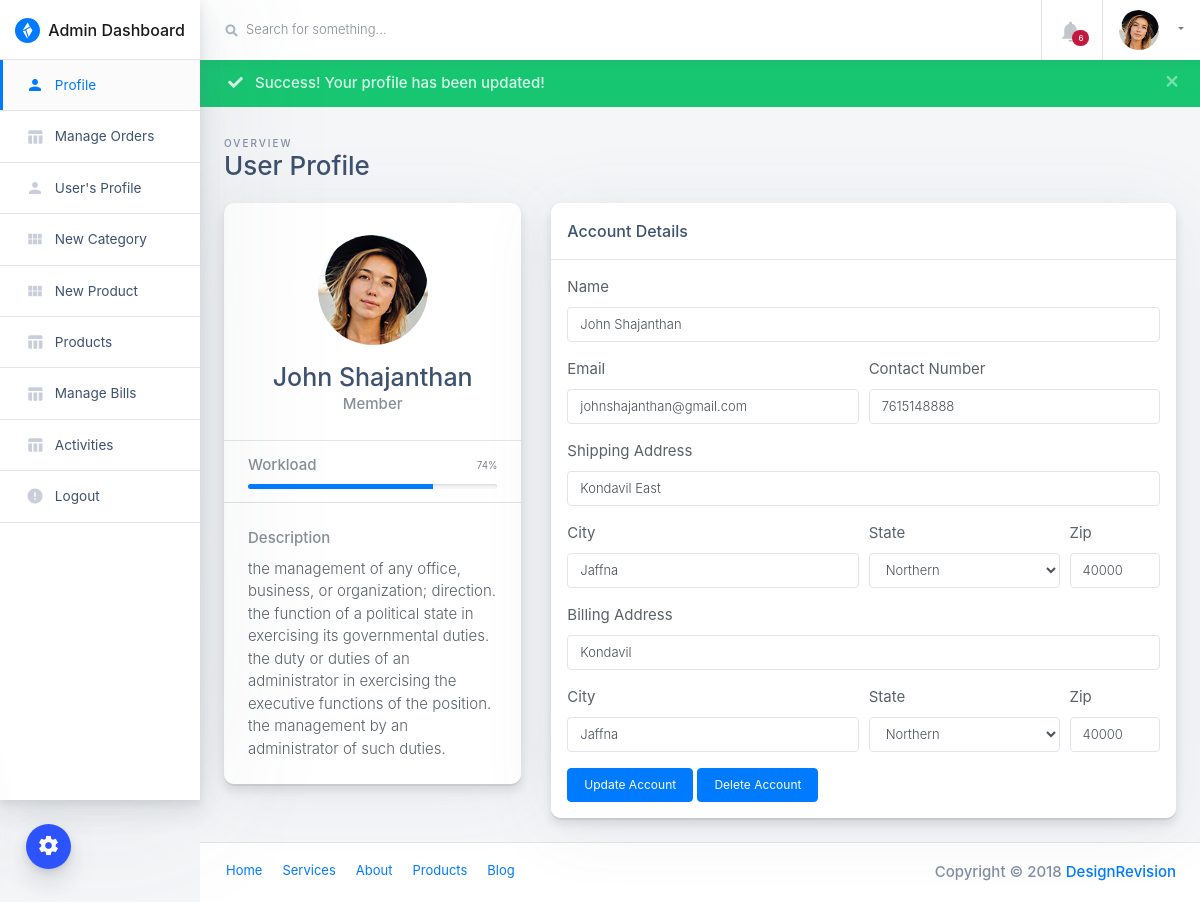
The app's page /admin/profile-view?pid=1 (signed in) with its own data.
### tables this page shows
CREATE TABLE IF NOT EXISTS `users` (
  `id` int(11) NOT NULL AUTO_INCREMENT,
  `name` varchar(255) DEFAULT NULL,
  `email` varchar(255) DEFAULT NULL,
  `contactno` bigint(11) DEFAULT NULL,
  `password` varchar(255) DEFAULT NULL,
  `shippingAddress` longtext,
  `shippingState` varchar(255) DEFAULT NULL,
  `shippingCity` varchar(255) DEFAULT NULL,
  `shippingPincode` int(11) DEFAULT NULL,
  `billingAddress` longtext,
  `billingState` varchar(255) DEFAULT NULL,
  `billingCity` varchar(255) DEFAULT NULL,
  `billingPincode` int(11) DEFAULT NULL,
  `regDate` timestamp NOT NULL DEFAULT CURRENT_TIMESTAMP,
  `updationDate` varchar(255) DEFAULT NULL,
  PRIMARY KEY (`id`)
);

### admin/profile-view.php (the view, shortened to what this page needs)
<?php
include("include/config.php");
if(strlen($_SESSION['admin_login'])==0)
	{
header('location:/ssfood/admin');
}
else{
	if($_GET['pid']){
	$pid = $_GET['pid'];
}else{
	header('location:profile');
}
?>
<!doctype html>
<html class="no-js h-100" lang="en">
  <head>
    <link href="https://use.fontawesome.com/releases/v5.0.6/css/all.css" rel="stylesheet">
    <link rel="stylesheet" href="https://stackpath.bootstrapcdn.com/bootstrap/4.1.3/css/bootstrap.min.css">
    <link rel="stylesheet" id="main-stylesheet" data-version="1.1.0" href="styles/shards-dashboards.1.1.0.min.css">
    <link rel="stylesheet" href="styles/extras.1.1.0.min.css">
  </head>
  <body class="h-100">
    <div class="color-switcher-toggle animated pulse infinite">
      <i class="material-icons">settings</i>
    </div>
    <div class="container-fluid">
      <div class="row">
        <aside class="main-sidebar col-12 col-md-3 col-lg-2 px-0">
          <div class="main-navbar">
            <nav class="navbar align-items-stretch navbar-light bg-white flex-md-nowrap border-bottom p-0">
              <a class="navbar-brand w-100 mr-0" href="dashboard" style="line-height: 25px;">
                <div class="d-table m-auto">
                  <img id="main-logo" class="d-inline-block align-top mr-1" style="max-width: 25px;" src="images/shards-dashboards-logo.svg" alt="Shards Dashboard">
                  <span class="d-none d-md-inline ml-1">Admin Dashboard</span>
                </div>
              </a>
            </nav>
          </div>
          <div class="nav-wrapper">
            <ul class="nav flex-column">
			  <li class="nav-item">
                <a class="nav-link active" href="profile">
                  <i class="material-icons">person</i>
                  <span>Profile</span>
                </a>
              </li>
			  <li class="nav-item">
                <a class="nav-link " href="orders">
                  <i class="material-icons">table_chart</i>
                  <span>Manage Orders</span>
                </a>
              </li>
			  <li class="nav-item">
                <a class="nav-link " href="users">
                  <i class="material-icons">person</i>
                  <span>User's Profile</span>
                </a>
              </li>
              <li class="nav-item">
                <a class="nav-link " href="new-category">
                  <i class="material-icons">view_module</i>
                  <span>New Category</span>
                </a>
              </li>
			  <li class="nav-item">
                <a class="nav-link " href="new-product">
                  <i class="material-icons">view_module</i>
                  <span>New Product</span>
                </a>
              </li>
              <li class="nav-item">
                <a class="nav-link " href="products">
                  <i class="material-icons">table_chart</i>
                  <span>Products</span>
                </a>
              </li>
			  <li class="nav-item">
                <a class="nav-link " href="manage-bills">
                  <i class="material-icons">table_chart</i>
                  <span>Manage Bills</span>
                </a>
              </li>
			  <li class="nav-item">
                <a class="nav-link " href="activity">
                  <i class="material-icons">table_chart</i>
                  <span>Activities</span>
                </a>
              </li>
			  <li class="nav-item">
                <a class="nav-link " href="logout">
                  <i class="material-icons">error</i>
                  <span>Logout</span>
                </a>
              </li>
            </ul>
          </div>
        </aside>
        <main class="main-content col-lg-10 col-md-9 col-sm-12 p-0 offset-lg-2 offset-md-3">
          <div class="main-navbar sticky-top bg-white">
            <nav class="navbar align-items-stretch navbar-light flex-md-nowrap p-0">
              <form action="#" class="main-navbar__search w-100 d-none d-md-flex d-lg-flex">
                <div class="input-group input-group-seamless ml-3">
                  <div class="input-group-prepend">
                    <div class="input-group-text">
                      <i class="fas fa-search"></i>
                    </div>
                  </div>
                  <input class="navbar-search form-control" type="text" placeholder="Search for something..." aria-label="Search"> </div>
<?php
$f1="00:00:00";
$from=date('Y-m-d')." ".$f1;
$t1="23:59:59";
$to=date('Y-m-d')." ".$t1;
$result = mysqli_query($con,"SELECT * FROM Orders where orderDate Between '$from' and '$to'");
$num_rows1 = mysqli_num_rows($result);
?>
              </form>
              <ul class="navbar-nav border-left flex-row ">
                <li class="nav-item border-right dropdown notifications">
                  <a class="nav-link nav-link-icon text-center" href="" role="button" id="dropdownMenuLink" data-toggle="dropdown" aria-haspopup="true" aria-expanded="false">
                    <div class="nav-link-icon__wrapper">
                      <i class="material-icons">&#xE7F4;</i>
                      <span class="badge badge-pill badge-danger"><?php echo htmlentities($num_rows1); ?></span>
                    </div>
                  </a>
                </li>
                <li class="nav-item dropdown">
                  <a class="nav-link dropdown-toggle text-nowrap px-3" data-toggle="dropdown" href="#" role="button" aria-haspopup="true" aria-expanded="false">
                    <img class="user-avatar rounded-circle mr-2" src="images/avatars/0.jpg" alt="User Avatar">
                  </a>
                </li>
              </ul>
            </nav>
          </div>
          <div class="alert alert-success alert-dismissible fade show mb-0" role="alert">
            <button type="button" class="close" data-dismiss="alert" aria-label="Close">
              <span aria-hidden="true">×</span>
            </button>
            <i class="fa fa-check mx-2"></i>
            <strong>Success!</strong> Your profile has been updated! </div>
          <div class="main-content-container container-fluid px-4">
            <div class="page-header row no-gutters py-4">
              <div class="col-12 col-sm-4 text-center text-sm-left mb-0">
                <span class="text-uppercase page-subtitle">Overview</span>
                <h3 class="page-title">User Profile</h3>
              </div>
            </div>
<?php
$query=mysqli_query($con,"select * from users where id='$pid'");
while($row=mysqli_fetch_array($query))
{?>
            <div class="row">
              <div class="col-lg-4">
                <div class="card card-small mb-4 pt-3">
                  <div class="card-header border-bottom text-center">
                    <div class="mb-3 mx-auto">
                      <img class="rounded-circle" src="images/avatars/0.jpg" alt="User Avatar" width="110"> </div>
                    <h4 class="mb-0"><?php echo htmlentities($row['name']);?></h4>
                    <span class="text-muted d-block mb-2">Member</span>
                  </div>
                  <ul class="list-group list-group-flush">
                    <li class="list-group-item px-4">
                      <div class="progress-wrapper">
                        <strong class="text-muted d-block mb-2">Workload</strong>
                        <div class="progress progress-sm">
                          <div class="progress-bar bg-primary" role="progressbar" aria-valuenow="74" aria-valuemin="0" aria-valuemax="100" style="width: 74%;">
                            <span class="progress-value">74%</span>
                          </div>
                        </div>
                      </div>
                    </li>
                    <li class="list-group-item p-4">
                      <strong class="text-muted d-block mb-2">Description</strong>
                      <span>the management of any office, business, or organization; direction. the function of a political state in exercising its governmental duties. the duty or duties of an administrator in exercising the executive functions of the position. the management by an administrator of such duties.</span>
                    </li>
                  </ul>
                </div>
              </div>
              <div class="col-lg-8">
                <div class="card card-small mb-4">
                  <div class="card-header border-bottom">
                    <h6 class="m-0">Account Details</h6>
                  </div>
                  <ul class="list-group list-group-flush">
                    <li class="list-group-item p-3">
                      <div class="row">
                        <div class="col">
                          <form action="" Method="POST">
                            <div class="form-group">
                              <label for="feInputAddress">Name</label>
                              <input type="text" class="form-control" name="name" id="feInputAddress" placeholder="1234 Main St" value="<?php echo htmlentities($row['name']);?>"> </div>
                            <div class="form-row">
                              <div class="form-group col-md-6">
                                <label for="feEmailAddress">Email</label>
                                <input type="email" class="form-control" id="feEmailAddress" name="email" placeholder="Email" value="<?php echo htmlentities($row['email']);?>"> </div>
                              <div class="form-group col-md-6">
                                <label for="fePassword">Contact Number</label>
                                <input type="text" class="form-control" id="fePassword" name="contactno" placeholder="Password" value="<?php echo htmlentities($row['contactno']);?>"> </div>
                            </div>
                            <div class="form-group">
                              <label for="feInputAddress">Shipping Address</label>
                              <input type="text" class="form-control" id="feInputAddress" name="shippingAddress" placeholder="1234 Main St" value="<?php echo htmlentities($row['shippingAddress']);?>"> </div>
                            <div class="form-row">
                              <div class="form-group col-md-6">
                                <label for="feInputCity">City</label>
                                <input type="text" class="form-control" id="feInputCity" name="shippingCity" value="<?php echo htmlentities($row['shippingCity']);?>" > </div>
                              <div class="form-group col-md-4">
                                <label for="feInputState">State</label>
                                <select id="feInputState" class="form-control" name="shippingState">
								<option value="<?php echo htmlentities($row['shippingState']);?>" selected><?php echo htmlentities($row['shippingState']);?></option>
                                </select>
                              </div>
                              <div class="form-group col-md-2">
                                <label for="inputZip">Zip</label>
                                <input type="text" class="form-control" id="inputZip" name="shippingPincode" value="<?php echo htmlentities($row['shippingPincode']);?>"> </div>
                            </div>
							<div class="form-group">
                              <label for="feInputAddress">Billing Address</label>
                              <input type="text" class="form-control" id="feInputAddress" name="billingAddress" placeholder="1234 Main St" value="<?php echo htmlentities($row['billingAddress']);?>"> </div>
							<div class="form-row">
                              <div class="form-group col-md-6">
                                <label for="feInputCity">City</label>
                                <input type="text" class="form-control" id="feInputCity" name="billingCity" value="<?php echo htmlentities($row['billingCity']);?>"> </div>
                              <div class="form-group col-md-4">
                                <label for="feInputState">State</label>
                                <select id="feInputState" class="form-control" name="billingState">
                                  <option value="<?php echo htmlentities($row['billingState']);?>" selected><?php echo htmlentities($row['billingState']);?></option>
                                </select>
                              </div>
                              <div class="form-group col-md-2">
                                <label for="inputZip">Zip</label>
                                <input type="text" class="form-control" id="inputZip" name="billingPincode" value="<?php echo htmlentities($row['billingPincode']);?>"> </div>
                            </div>
                            <button type="submit" name = "Update" class="btn btn-accent">Update Account</button>
							<button type="submit" name="Delete" class="btn btn-accent">Delete Account</button>
                          </form>
                        </div>
                      </div>
                    </li>
                  </ul>
                </div>
              </div>
            </div>
<?php }?>
          </div>
          <footer class="main-footer d-flex p-2 px-3 bg-white border-top">
            <ul class="nav">
              <li class="nav-item">
                <a class="nav-link" href="#">Home</a>
              </li>
              <li class="nav-item">
                <a class="nav-link" href="#">Services</a>
              </li>
              <li class="nav-item">
                <a class="nav-link" href="#">About</a>
              </li>
              <li class="nav-item">
                <a class="nav-link" href="#">Products</a>
              </li>
              <li class="nav-item">
                <a class="nav-link" href="#">Blog</a>
              </li>
            </ul>
            <span class="copyright ml-auto my-auto mr-2">Copyright © 2018
              <a href="https://designrevision.com" rel="nofollow">DesignRevision</a>
            </span>
          </footer>
        </main>
      </div>
    </div>
  </body>
</html>
<?php }?>

### records on screen
users: name "John Shajanthan", email "johnshajanthan@gmail.com", contactno "7615148888", shippingAddress "Kondavil East", shippingCity "Jaffna", shippingState "Northern", shippingPincode "40000", billingAddress "Kondavil", billingCity "Jaffna", billingState "Northern", billingPincode "40000"

### other values on screen
$num_rows1 "6"
